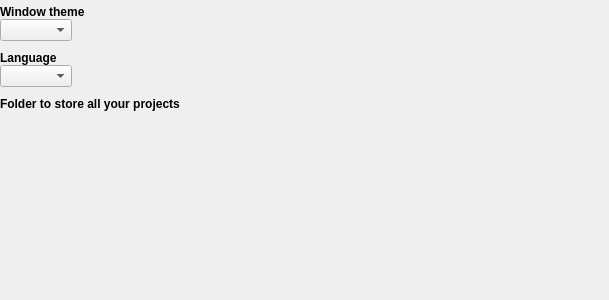
<?xml version="1.0" encoding="UTF-8"?>
<ui version="4.0">
 <class>ApplicationSettingsPage</class>
 <widget class="QWidget" name="ApplicationSettingsPage">
  <property name="geometry">
   <rect>
    <x>0</x>
    <y>0</y>
    <width>609</width>
    <height>300</height>
   </rect>
  </property>
  <property name="sizePolicy">
   <sizepolicy hsizetype="Preferred" vsizetype="Preferred">
    <horstretch>0</horstretch>
    <verstretch>0</verstretch>
   </sizepolicy>
  </property>
  <layout class="QVBoxLayout" name="verticalLayout">
   <property name="spacing">
    <number>0</number>
   </property>
   <property name="margin">
    <number>0</number>
   </property>
   <item>
    <spacer name="spacer0">
     <property name="orientation">
      <enum>Qt::Vertical</enum>
     </property>
     <property name="sizeType">
      <enum>QSizePolicy::Fixed</enum>
     </property>
     <property name="sizeHint" stdset="0">
      <size>
       <width>20</width>
       <height>5</height>
      </size>
     </property>
    </spacer>
   </item>
   <item>
    <widget class="QLabel" name="lbStyle">
     <property name="font">
      <font>
       <weight>75</weight>
       <bold>true</bold>
      </font>
     </property>
     <property name="text">
      <string>Window theme</string>
     </property>
    </widget>
   </item>
   <item>
    <widget class="QComboBox" name="selectedStyle">
     <property name="sizePolicy">
      <sizepolicy hsizetype="Fixed" vsizetype="Fixed">
       <horstretch>0</horstretch>
       <verstretch>0</verstretch>
      </sizepolicy>
     </property>
    </widget>
   </item>
   <item>
    <spacer name="spacer1">
     <property name="orientation">
      <enum>Qt::Vertical</enum>
     </property>
     <property name="sizeType">
      <enum>QSizePolicy::Fixed</enum>
     </property>
     <property name="sizeHint" stdset="0">
      <size>
       <width>20</width>
       <height>10</height>
      </size>
     </property>
    </spacer>
   </item>
   <item>
    <widget class="QLabel" name="lbLanguage">
     <property name="font">
      <font>
       <weight>75</weight>
       <bold>true</bold>
      </font>
     </property>
     <property name="text">
      <string>Language</string>
     </property>
    </widget>
   </item>
   <item>
    <widget class="QComboBox" name="selectedLanguage">
     <property name="sizePolicy">
      <sizepolicy hsizetype="Fixed" vsizetype="Fixed">
       <horstretch>0</horstretch>
       <verstretch>0</verstretch>
      </sizepolicy>
     </property>
    </widget>
   </item>
   <item>
    <spacer name="spacer2">
     <property name="orientation">
      <enum>Qt::Vertical</enum>
     </property>
     <property name="sizeType">
      <enum>QSizePolicy::Fixed</enum>
     </property>
     <property name="sizeHint" stdset="0">
      <size>
       <width>20</width>
       <height>10</height>
      </size>
     </property>
    </spacer>
   </item>
   <item>
    <widget class="QLabel" name="lbWorkspaceDir">
     <property name="font">
      <font>
       <weight>75</weight>
       <bold>true</bold>
      </font>
     </property>
     <property name="text">
      <string>Folder to store all your projects</string>
     </property>
    </widget>
   </item>
   <item>
    <widget class="FolderSelectWidget" name="workspaceFolder" native="true"/>
   </item>
   <item>
    <spacer name="spacer3">
     <property name="orientation">
      <enum>Qt::Vertical</enum>
     </property>
     <property name="sizeHint" stdset="0">
      <size>
       <width>20</width>
       <height>40</height>
      </size>
     </property>
    </spacer>
   </item>
  </layout>
 </widget>
 <customwidgets>
  <customwidget>
   <class>FolderSelectWidget</class>
   <extends>QWidget</extends>
   <header>folderselectwidget.h</header>
  </customwidget>
 </customwidgets>
 <resources/>
 <connections/>
</ui>
